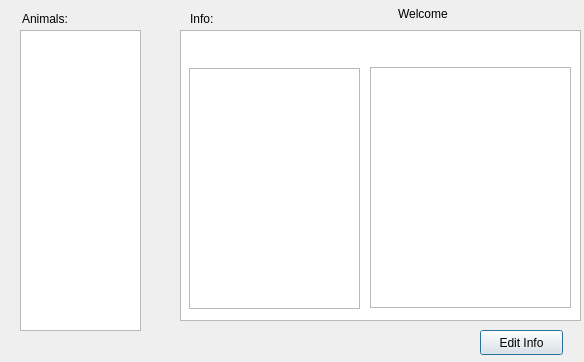
<?xml version="1.0" encoding="UTF-8"?>
<ui version="4.0">
 <class>clientWindow</class>
 <widget class="QDialog" name="clientWindow">
  <property name="geometry">
   <rect>
    <x>0</x>
    <y>0</y>
    <width>584</width>
    <height>362</height>
   </rect>
  </property>
  <property name="windowTitle">
   <string>Client Window</string>
  </property>
  <widget class="QTextBrowser" name="textBrowser">
   <property name="geometry">
    <rect>
     <x>180</x>
     <y>30</y>
     <width>401</width>
     <height>291</height>
    </rect>
   </property>
  </widget>
  <widget class="QLabel" name="label_3">
   <property name="geometry">
    <rect>
     <x>190</x>
     <y>10</y>
     <width>64</width>
     <height>17</height>
    </rect>
   </property>
   <property name="text">
    <string>Info: </string>
   </property>
  </widget>
  <widget class="QListWidget" name="listWidget_3">
   <property name="geometry">
    <rect>
     <x>370</x>
     <y>67</y>
     <width>201</width>
     <height>241</height>
    </rect>
   </property>
   <property name="font">
    <font>
     <family>DejaVu Serif</family>
     <weight>50</weight>
     <italic>false</italic>
     <bold>false</bold>
    </font>
   </property>
  </widget>
  <widget class="QListWidget" name="listWidget_2">
   <property name="geometry">
    <rect>
     <x>189</x>
     <y>68</y>
     <width>171</width>
     <height>241</height>
    </rect>
   </property>
   <property name="font">
    <font>
     <family>DejaVu Serif</family>
     <weight>50</weight>
     <bold>false</bold>
    </font>
   </property>
  </widget>
  <widget class="QPushButton" name="pushButton">
   <property name="geometry">
    <rect>
     <x>480</x>
     <y>330</y>
     <width>83</width>
     <height>25</height>
    </rect>
   </property>
   <property name="text">
    <string>Edit Info</string>
   </property>
  </widget>
  <widget class="QListWidget" name="listWidget">
   <property name="geometry">
    <rect>
     <x>20</x>
     <y>30</y>
     <width>121</width>
     <height>301</height>
    </rect>
   </property>
  </widget>
  <widget class="QLabel" name="label">
   <property name="geometry">
    <rect>
     <x>22</x>
     <y>10</y>
     <width>64</width>
     <height>17</height>
    </rect>
   </property>
   <property name="text">
    <string>Animals:</string>
   </property>
  </widget>
  <widget class="QLabel" name="label_9">
   <property name="geometry">
    <rect>
     <x>450</x>
     <y>10</y>
     <width>91</width>
     <height>16</height>
    </rect>
   </property>
   <property name="text">
    <string/>
   </property>
  </widget>
  <widget class="QLabel" name="label_8">
   <property name="geometry">
    <rect>
     <x>310</x>
     <y>10</y>
     <width>131</width>
     <height>16</height>
    </rect>
   </property>
   <property name="text">
    <string/>
   </property>
  </widget>
  <widget class="QLabel" name="label_7">
   <property name="geometry">
    <rect>
     <x>230</x>
     <y>10</y>
     <width>91</width>
     <height>16</height>
    </rect>
   </property>
   <property name="text">
    <string/>
   </property>
  </widget>
  <widget class="QLabel" name="label_6">
   <property name="geometry">
    <rect>
     <x>400</x>
     <y>30</y>
     <width>141</width>
     <height>31</height>
    </rect>
   </property>
   <property name="font">
    <font>
     <family>DejaVu Sans</family>
     <weight>75</weight>
     <italic>true</italic>
     <bold>true</bold>
    </font>
   </property>
   <property name="text">
    <string/>
   </property>
  </widget>
  <widget class="QLabel" name="label_5">
   <property name="geometry">
    <rect>
     <x>200</x>
     <y>30</y>
     <width>131</width>
     <height>31</height>
    </rect>
   </property>
   <property name="font">
    <font>
     <family>DejaVu Sans</family>
     <weight>75</weight>
     <italic>true</italic>
     <bold>true</bold>
    </font>
   </property>
   <property name="text">
    <string/>
   </property>
  </widget>
  <widget class="QLabel" name="label_2">
   <property name="geometry">
    <rect>
     <x>398</x>
     <y>5</y>
     <width>64</width>
     <height>17</height>
    </rect>
   </property>
   <property name="text">
    <string>Welcome </string>
   </property>
  </widget>
  <widget class="QLabel" name="label_4">
   <property name="geometry">
    <rect>
     <x>464</x>
     <y>5</y>
     <width>101</width>
     <height>17</height>
    </rect>
   </property>
   <property name="text">
    <string/>
   </property>
  </widget>
 </widget>
 <resources/>
 <connections/>
</ui>
